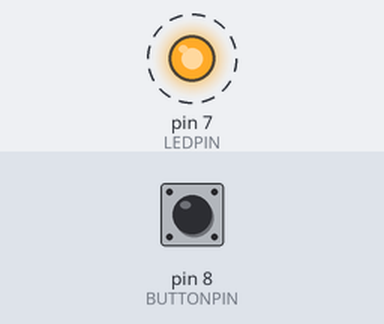
This sketch was run on a simulated Arduino Uno, built with avr-gcc and run on an emulated ATmega328P. Shown: output pins drawn as LEDs (lit = HIGH). Dashed ring = blinking. Inputs (shaded band) come from the test bench; at power-on: pin 8 (BUTTONPIN) HIGH.

Above: at 0.2 s.
Timing chart, 0 to 3.0 s (numbered marks = the images above):
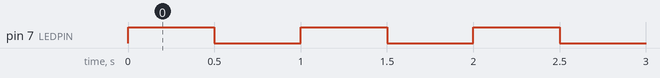

The sketch:

blinking_lights.ino
```cpp
/*
 * -> Dawson Reschke <-
 *
 * This simple arduino sketch creates a pulsing LED
 * When the button is pressed, the LED blinks at twice the speed
 */
 const int LEDPIN = 7;
 const int BUTTONPIN = 8;
void setup() {
  // initializing the pins
  pinMode(LEDPIN,OUTPUT);
  pinMode(BUTTONPIN,INPUT_PULLUP); // PULLUP == Pull up resistor
}

void loop() {
  if(digitalRead(BUTTONPIN) == LOW){
    blink_LED(250); // when the button is pressed delay 250ms
  }else{
    blink_LED(500); // if the button is not pressed blink 500ms
  }
}

void blink_LED(int blink_time){//blink_time : delay time in millis
  digitalWrite(LEDPIN,HIGH);
  delay(blink_time);
  digitalWrite(LEDPIN,LOW);
  delay(blink_time);
}
```

Measured:
- by itself, pin 7 (LEDPIN): alternates HIGH for 0.50 s and LOW for 0.50 s
